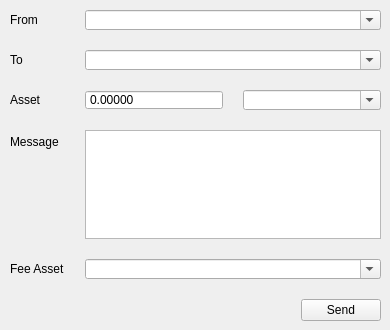
          <widget class="QWidget" name="pageTransfer">
           <widget class="QWidget" name="layoutWidget_3">
            <property name="geometry">
             <rect>
              <x>10</x>
              <y>10</y>
              <width>371</width>
              <height>311</height>
             </rect>
            </property>
            <layout class="QFormLayout" name="formLayout_2">
             <property name="sizeConstraint">
              <enum>QLayout::SetMaximumSize</enum>
             </property>
             <property name="fieldGrowthPolicy">
              <enum>QFormLayout::AllNonFixedFieldsGrow</enum>
             </property>
             <property name="horizontalSpacing">
              <number>20</number>
             </property>
             <property name="verticalSpacing">
              <number>20</number>
             </property>
             <item row="0" column="0">
              <widget class="QLabel" name="transferFromLabel">
               <property name="text">
                <string>From</string>
               </property>
              </widget>
             </item>
             <item row="0" column="1">
              <widget class="QComboBox" name="transferFromAccount">
               <property name="minimumSize">
                <size>
                 <width>0</width>
                 <height>20</height>
                </size>
               </property>
               <property name="editable">
                <bool>true</bool>
               </property>
              </widget>
             </item>
             <item row="1" column="0">
              <widget class="QLabel" name="label_7">
               <property name="text">
                <string>To</string>
               </property>
              </widget>
             </item>
             <item row="2" column="0">
              <widget class="QLabel" name="label_8">
               <property name="text">
                <string>Asset</string>
               </property>
              </widget>
             </item>
             <item row="2" column="1">
              <layout class="QHBoxLayout" name="horizontalLayout_12">
               <property name="spacing">
                <number>20</number>
               </property>
               <item>
                <widget class="QDoubleSpinBox" name="transferAmount">
                 <property name="sizePolicy">
                  <sizepolicy hsizetype="Preferred" vsizetype="Fixed">
                   <horstretch>0</horstretch>
                   <verstretch>1</verstretch>
                  </sizepolicy>
                 </property>
                 <property name="minimumSize">
                  <size>
                   <width>0</width>
                   <height>20</height>
                  </size>
                 </property>
                 <property name="locale">
                  <locale language="C" country="AnyCountry"/>
                 </property>
                 <property name="buttonSymbols">
                  <enum>QAbstractSpinBox::NoButtons</enum>
                 </property>
                 <property name="decimals">
                  <number>5</number>
                 </property>
                </widget>
               </item>
               <item>
                <widget class="QComboBox" name="transferAsset">
                 <property name="sizePolicy">
                  <sizepolicy hsizetype="Preferred" vsizetype="Fixed">
                   <horstretch>0</horstretch>
                   <verstretch>0</verstretch>
                  </sizepolicy>
                 </property>
                 <property name="minimumSize">
                  <size>
                   <width>0</width>
                   <height>20</height>
                  </size>
                 </property>
                 <property name="editable">
                  <bool>true</bool>
                 </property>
                </widget>
               </item>
              </layout>
             </item>
             <item row="3" column="0">
              <widget class="QLabel" name="label_12">
               <property name="text">
                <string>Message</string>
               </property>
              </widget>
             </item>
             <item row="3" column="1">
              <widget class="QPlainTextEdit" name="transferMemo"/>
             </item>
             <item row="4" column="0">
              <widget class="QLabel" name="transferFeeLabel">
               <property name="text">
                <string>Fee Asset</string>
               </property>
              </widget>
             </item>
             <item row="4" column="1">
              <widget class="QComboBox" name="transferFeeAsset">
               <property name="minimumSize">
                <size>
                 <width>0</width>
                 <height>20</height>
                </size>
               </property>
               <property name="editable">
                <bool>true</bool>
               </property>
              </widget>
             </item>
             <item row="1" column="1">
              <widget class="QComboBox" name="transferToAccount">
               <property name="minimumSize">
                <size>
                 <width>0</width>
                 <height>20</height>
                </size>
               </property>
               <property name="editable">
                <bool>true</bool>
               </property>
              </widget>
             </item>
             <item row="5" column="1">
              <layout class="QHBoxLayout" name="horizontalLayout_3">
               <property name="spacing">
                <number>20</number>
               </property>
               <item>
                <spacer name="horizontalSpacer_6">
                 <property name="orientation">
                  <enum>Qt::Horizontal</enum>
                 </property>
                 <property name="sizeHint" stdset="0">
                  <size>
                   <width>40</width>
                   <height>20</height>
                  </size>
                 </property>
                </spacer>
               </item>
               <item>
                <widget class="QPushButton" name="transferButton">
                 <property name="text">
                  <string>Send</string>
                 </property>
                </widget>
               </item>
              </layout>
             </item>
            </layout>
           </widget>
          </widget>
